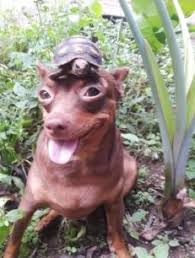
#> input picture imagem.jpg, 195 x 258 px
$ python Blur_image.py
#> lines starting #> are read from the running program, lines starting #| are printed output that depends on the picture
import numpy as np
import cv2 as cv
from matplotlib import pyplot  as plt

img = cv.imread('imagem.jpg')
#> img is the input picture: shape (258, 195, 3); mean B, G, R 126.4, 137.9, 146
assert img is not None, "file could not be read, check with os.path.exists()"
img = cv.cvtColor(img, cv.COLOR_BGR2RGB)

Averaging_blur = cv.blur(img,(10,10))
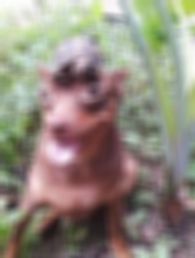
#> Averaging_blur: shape (258, 195, 3); mean R, G, B 146.1, 138.1, 126.5

Gaussian_blur = cv.GaussianBlur(img,(21,21), 0)

Median_blur = cv.medianBlur(img,9)
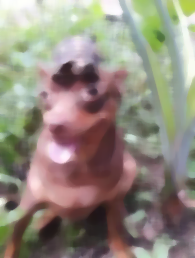
#> Median_blur: shape (258, 195, 3); mean R, G, B 146.1, 137.9, 126.3

BilateralFilter_blur = cv.bilateralFilter(img,10,258,195)

plt.figure(figsize=(15, 5))

plt.subplot(1,5,1)
plt.imshow(img)
plt.title('original')


plt.subplot(1,5,2)
plt.imshow(Averaging_blur)
plt.title('Averaging')


plt.subplot(1,5,3)
plt.imshow(Gaussian_blur)
plt.title('Gaussian')

plt.subplot(1,5,4)
plt.imshow(Median_blur)
plt.title('Median')

plt.subplot(1,5,5)
plt.imshow(BilateralFilter_blur)
plt.title('Bilateral Filter')

plt.tight_layout()
plt.show()
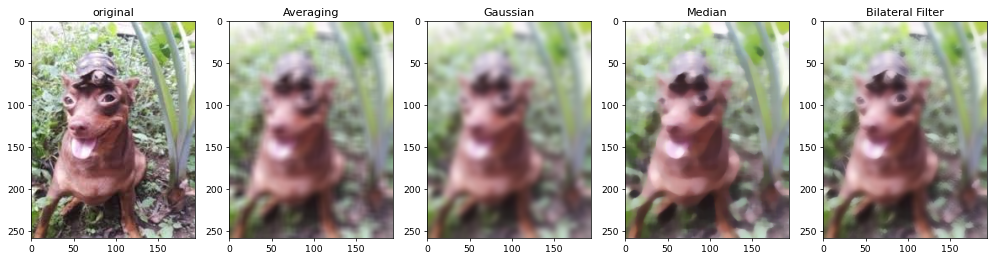
#> figure drawn by matplotlib, 5 panels
